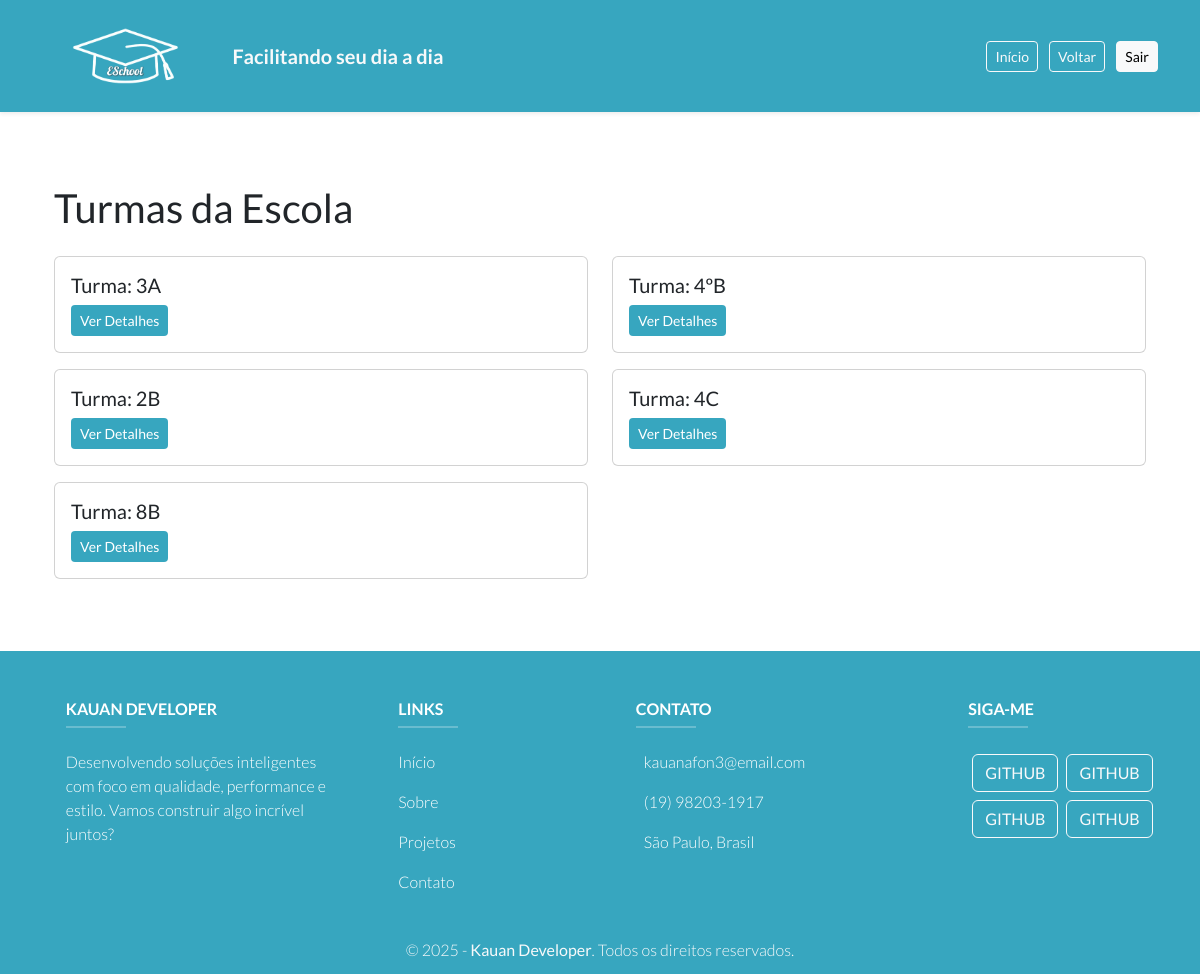
/turmas/, run on an earlier commit of the app's database.
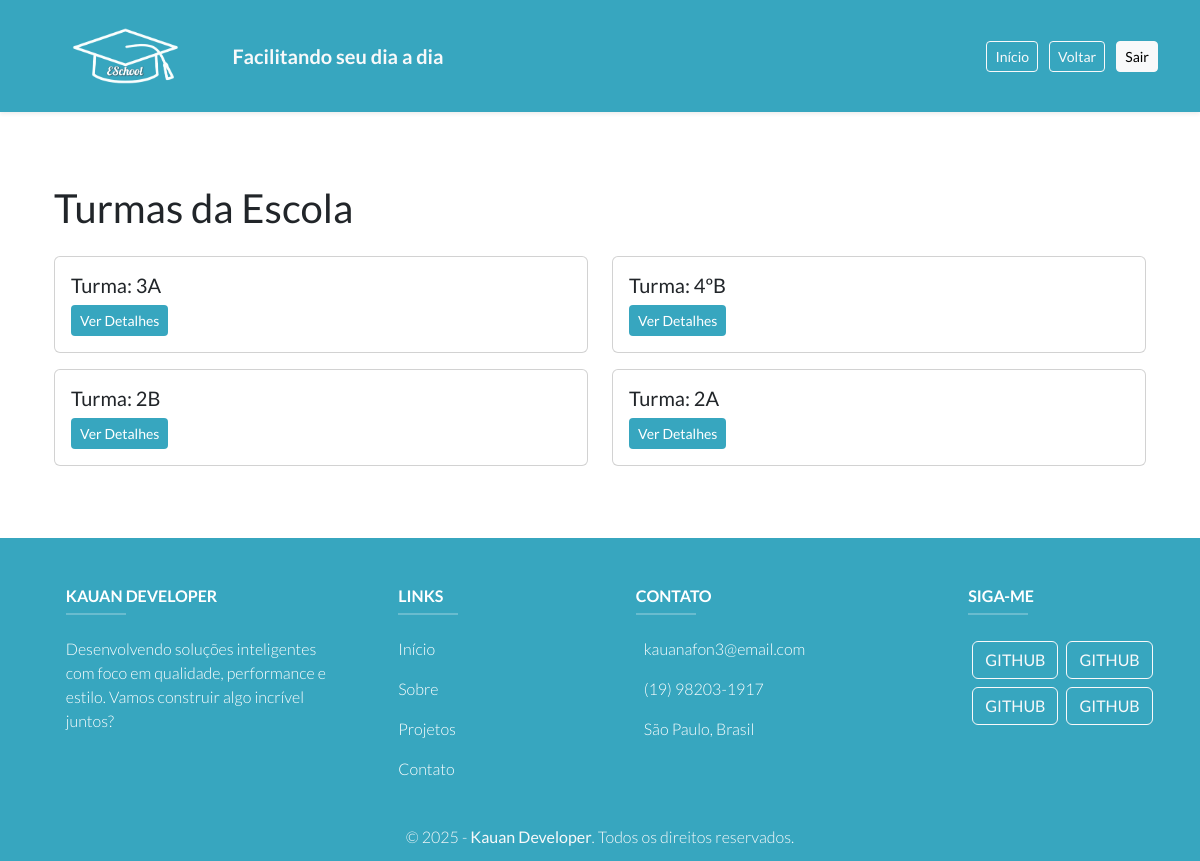
And on a later commit of the database.
### app/models.py (models this page shows, shortened)
class Turma(models.Model):
    serie_turma = models.CharField(max_length=8, unique=True)

### app/views.py (the view)
# urls.py: path("turmas/", views.mostrar_turmas , name='mostrar_turmas'),
def mostrar_turmas(request):
    try:
        turma = Turma.objects.all()
    except Exception as e:
        print(f"erro: {e}")
        return HttpResponseNotFound('Erro ao tentar carregar os professores')
    return render(request, "turmas.html" , {"turmas": turma})

### app/Templates/turmas.html (shortened to what this page needs)
{% extends "base.html" %}
{% block content %}
<div class="container mt-4">
    <div class="d-flex justify-content-between align-items-center mb-4">
        <h1 class="mb-0">Turmas da Escola</h1>
    </div>
    <div class="row">
        {% for i in turmas %}
            <div class="col-md-6 mb-3">
                <div class="card h-100">
                    <div class="card-body">
                        <h5 class="card-title">Turma: {{ i.serie_turma }}</h5>
                        <a href="{% url 'detalhes_turmas' i.pk %}" class="btn btn-sm" style='background-color: #0590afcc; color:white;'>Ver Detalhes</a>
                    </div>
                </div>
            </div>
        {% endfor %}
    </div>
</div>
{% endblock %}

What changed in the data, as far as the page shows it:
removed Turma: serie_turma "4C"
removed Turma: serie_turma "8B"
added Turma: serie_turma "2A"
